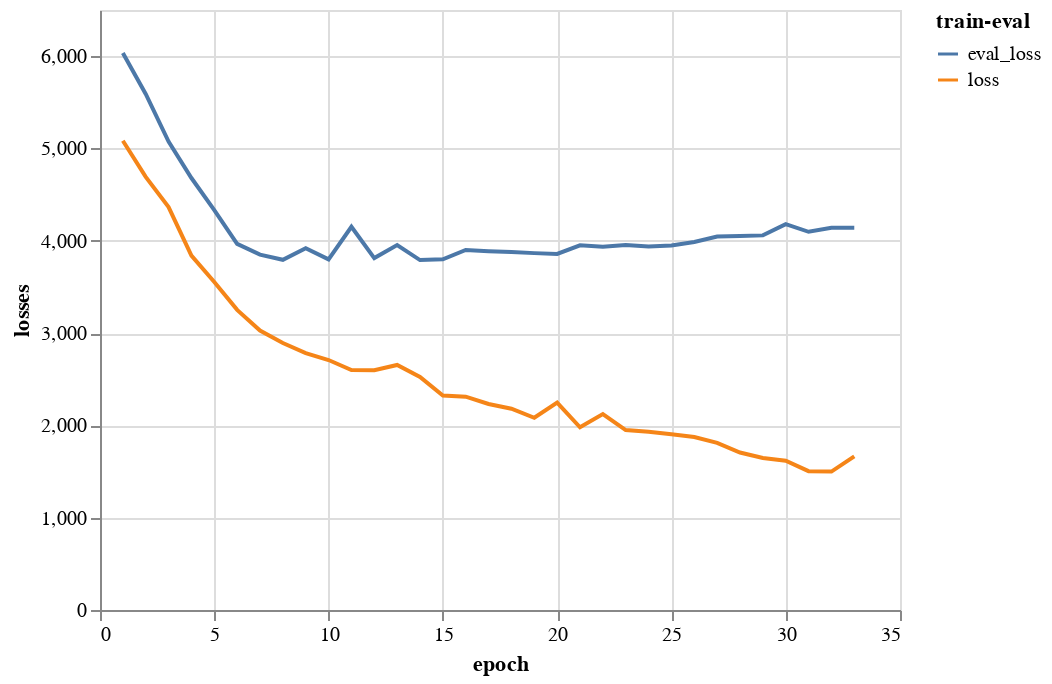

Notebook code for this chart:
### Code cell
# alt.Chart(df.reset_index(names = ['epoch']).melt(id_vars = ['epoch'], value_vars = ['loss', 'eval_loss'], var_name='train-eval', value_name='losses')).mark_line().encode(x = 'epoch', y = 'losses', color = 'train-eval')

### Figure 1 — Vega-Lite specification as saved in the notebook (floating-point values rounded to 4 significant figures)
{"config": {"view": {"continuousWidth": 400, "continuousHeight": 300}}, "data": {"name": "data-9679f7ee8f6292bc676fcde74eeb8bb7"}, "mark": "line", "encoding": {"color": {"type": "nominal", "field": "train-eval"}, "x": {"type": "quantitative", "field": "epoch"}, "y": {"type": "quantitative", "field": "losses"}}, "$schema": "https://vega.github.io/schema/vega-lite/v4.8.1.json", "datasets": {"data-9679f7ee8f6292bc676fcde74eeb8bb7": [{"epoch": 1.0, "train-eval": "loss", "losses": 5083.0}, {"epoch": 2.0, "train-eval": "loss", "losses": 4692.0}, {"epoch": 3.0, "train-eval": "loss", "losses": 4365.0}, {"epoch": 4.0, "train-eval": "loss", "losses": 3839.0}, {"epoch": 5.0, "train-eval": "loss", "losses": 3553.0}, {"epoch": 6.0, "train-eval": "loss", "losses": 3252.0}, {"epoch": 7.0, "train-eval": "loss", "losses": 3028.0}, {"epoch": 8.0, "train-eval": "loss", "losses": 2893.0}, {"epoch": 9.0, "train-eval": "loss", "losses": 2782.0}, {"epoch": 10.0, "train-eval": "loss", "losses": 2708.0}, {"epoch": 11.0, "train-eval": "loss", "losses": 2599.0}, {"epoch": 12.0, "train-eval": "loss", "losses": 2599.0}, {"epoch": 13.0, "train-eval": "loss", "losses": 2655.0}, {"epoch": 14.0, "train-eval": "loss", "losses": 2525.0}, {"epoch": 15.0, "train-eval": "loss", "losses": 2323.0}, {"epoch": 16.0, "train-eval": "loss", "losses": 2311.0}, {"epoch": 17.0, "train-eval": "loss", "losses": 2232.0}, {"epoch": 18.0, "train-eval": "loss", "losses": 2181.0}, {"epoch": 19.0, "train-eval": "loss", "losses": 2082.0}, {"epoch": 20.0, "train-eval": "loss", "losses": 2246.0}, {"epoch": 21.0, "train-eval": "loss", "losses": 1979.0}, {"epoch": 22.0, "train-eval": "loss", "losses": 2123.0}, {"epoch": 23.0, "train-eval": "loss", "losses": 1949.0}, {"epoch": 24.0, "train-eval": "loss", "losses": 1931.0}, {"epoch": 25.0, "train-eval": "loss", "losses": 1904.0}, {"epoch": 26.0, "train-eval": "loss", "losses": 1874.0}, {"epoch": 27.0, "train-eval": "loss", "losses": 1811.0}, {"epoch": 28.0, "train-eval": "loss", "losses": 1706.0}, {"epoch": 29.0, "train-eval": "loss", "losses": 1647.0}, {"epoch": 30.0, "train-eval": "loss", "losses": 1618.0}, {"epoch": 31.0, "train-eval": "loss", "losses": 1504.0}, {"epoch": 32.0, "train-eval": "loss", "losses": 1500.0}, {"epoch": 33.0, "train-eval": "loss", "losses": 1664.0}, {"epoch": 1.0, "train-eval": "eval_loss", "losses": 6035.0}, {"epoch": 2.0, "train-eval": "eval_loss", "losses": 5591.0}, {"epoch": 3.0, "train-eval": "eval_loss", "losses": 5075.0}, {"epoch": 4.0, "train-eval": "eval_loss", "losses": 4680.0}, {"epoch": 5.0, "train-eval": "eval_loss", "losses": 4333.0}, {"epoch": 6.0, "train-eval": "eval_loss", "losses": 3967.0}, {"epoch": 7.0, "train-eval": "eval_loss", "losses": 3849.0}, {"epoch": 8.0, "train-eval": "eval_loss", "losses": 3794.0}, {"epoch": 9.0, "train-eval": "eval_loss", "losses": 3920.0}, {"epoch": 10.0, "train-eval": "eval_loss", "losses": 3799.0}, {"epoch": 11.0, "train-eval": "eval_loss", "losses": 4152.0}, {"epoch": 12.0, "train-eval": "eval_loss", "losses": 3812.0}, {"epoch": 13.0, "train-eval": "eval_loss", "losses": 3953.0}, {"epoch": 14.0, "train-eval": "eval_loss", "losses": 3791.0}, {"epoch": 15.0, "train-eval": "eval_loss", "losses": 3799.0}, {"epoch": 16.0, "train-eval": "eval_loss", "losses": 3900.0}, {"epoch": 17.0, "train-eval": "eval_loss", "losses": 3887.0}, {"epoch": 18.0, "train-eval": "eval_loss", "losses": 3879.0}, {"epoch": 19.0, "train-eval": "eval_loss", "losses": 3866.0}, {"epoch": 20.0, "train-eval": "eval_loss", "losses": 3857.0}, {"epoch": 21.0, "train-eval": "eval_loss", "losses": 3951.0}, {"epoch": 22.0, "train-eval": "eval_loss", "losses": 3935.0}, {"epoch": 23.0, "train-eval": "eval_loss", "losses": 3953.0}, {"epoch": 24.0, "train-eval": "eval_loss", "losses": 3938.0}, {"epoch": 25.0, "train-eval": "eval_loss", "losses": 3948.0}, {"epoch": 26.0, "train-eval": "eval_loss", "losses": 3987.0}, {"epoch": 27.0, "train-eval": "eval_loss", "losses": 4047.0}, {"epoch": 28.0, "train-eval": "eval_loss", "losses": 4052.0}, {"epoch": 29.0, "train-eval": "eval_loss", "losses": 4058.0}, {"epoch": 30.0, "train-eval": "eval_loss", "losses": 4179.0}, {"epoch": 31.0, "train-eval": "eval_loss", "losses": 4097.0}, {"epoch": 32.0, "train-eval": "eval_loss", "losses": 4142.0}, {"epoch": 33.0, "train-eval": "eval_loss", "losses": 4141.0}]}}
